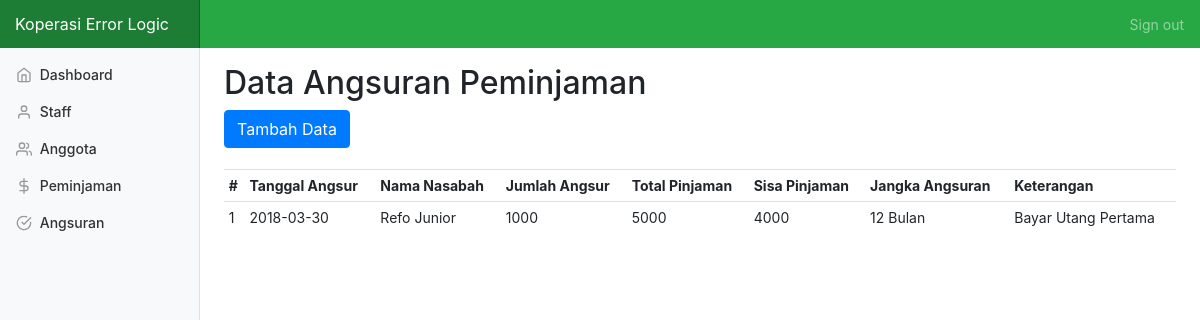
Screenshot of /angsuran.php (signed in) with the database file from the repository.
### tables this page shows
CREATE TABLE `detail_angsuran` (
  `id_da` int(11) NOT NULL,
  `id_peminjaman` int(11) NOT NULL,
  `tanggal_angsur` date NOT NULL,
  `jumlah_angsur` int(11) NOT NULL,
  `sisa_pinjaman` int(11) NOT NULL,
  `keterangan_angsuran` varchar(255) NOT NULL
);

CREATE TABLE `nasabah` (
  `id_nasabah` int(11) NOT NULL,
  `ktp` int(11) NOT NULL,
  `nama_nasabah` varchar(100) NOT NULL,
  `tempat_lahir` varchar(30) NOT NULL,
  `tanggal_lahir` date NOT NULL,
  `jenis_kelamin` varchar(15) NOT NULL,
  `alamat` varchar(255) NOT NULL,
  `status` varchar(15) NOT NULL
);

CREATE TABLE `peminjaman` (
  `id_peminjaman` int(11) NOT NULL,
  `id_user` int(11) NOT NULL,
  `id_nasabah` int(11) NOT NULL,
  `id_angsuran` int(11) NOT NULL,
  `nama_peminjaman` varchar(100) NOT NULL,
  `jumlah` int(11) NOT NULL,
  `hutang` int(11) NOT NULL,
  `tanggal` date NOT NULL,
  `keterangan` varchar(100) NOT NULL,
  `lunas` varchar(1) NOT NULL
);

CREATE TABLE `angsuran` (
  `id_angsuran` int(11) NOT NULL,
  `nama_angsuran` varchar(20) NOT NULL,
  `bulan` int(11) NOT NULL
);

### angsuran.php (the view, shortened to what this page needs)
<?php require_once "view/head.php"; ?>
  <?php require_once "view/sidebar.php"; ?>
    <h2>Data Angsuran Peminjaman</h2>
    <button type="button" class="btn btn-primary" data-toggle="modal" data-target="#addModal">
	  Tambah Data
	</button>
    <br><br>
    <div class="table-responsive">
      	<table class="table table-sm">
      		<tr>
      			<th>#</th>
      			<th>Tanggal Angsur</th>
      			<th>Nama Nasabah</th>
      			<th>Jumlah Angsur</th>
      			<th>Total Pinjaman</th>
      			<th>Sisa Pinjaman</th>
      			<th>Jangka Angsuran</th>
      			<th>Keterangan</th>
      		</tr>
      		<?php
      			$no = 1;
      			$query = mysqli_query($connect, "SELECT * FROM detail_angsuran
      				INNER JOIN peminjaman ON peminjaman.id_peminjaman=detail_angsuran.id_peminjaman
      				INNER JOIN nasabah ON nasabah.id_nasabah=peminjaman.id_nasabah
      				INNER JOIN angsuran ON angsuran.id_angsuran=peminjaman.id_angsuran ");
      			while($row = mysqli_fetch_array($query)){
      		?>
      		<tr>
      			<td><?= $no++ ?></td>
      			<td><?= $row['tanggal_angsur'] ?></td>
      			<td><?= $row['nama_nasabah'] ?></td>
      			<td><?= $row['jumlah_angsur'] ?></td>
      			<td><?= $row['jumlah'] ?></td>
      			<td><?= $row['sisa_pinjaman'] ?></td>
      			<td><?= $row['bulan'] ?> Bulan</td>
      			<td><?= $row['keterangan_angsuran'] ?></td>
      		</tr>
      		<?php } ?>
      	</table>
    </div>
  <?php require_once "view/footer.php" ?>

### css/dashboard.css (style rules this page uses)
body { font-size: .875rem; }

### rows the page displays
detail_angsuran: tanggal_angsur "2018-03-30", nasabah.nama_nasabah "Refo Junior", jumlah_angsur "1000", id_peminjaman.jumlah "5000", sisa_pinjaman "4000", angsuran.bulan "12", keterangan_angsuran "Bayar Utang Pertama"
